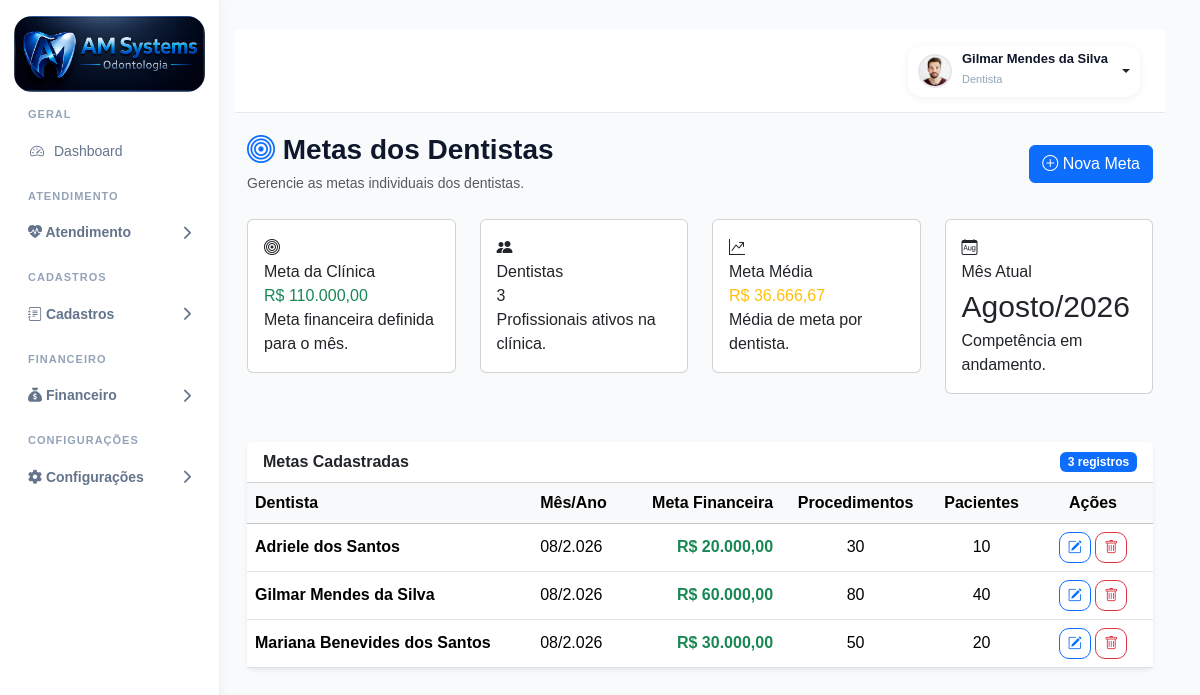
Page /metas-dentistas/ (signed in) on the committed database.
### accounts/models.py (models this page shows, shortened)
class PerfilUsuario(models.Model):
    usuario = models.OneToOneField(
        User,
        on_delete=models.CASCADE,
        related_name="perfil"
    )
    perfil_acesso = models.ForeignKey(
        Perfil,
        on_delete=models.PROTECT,
        related_name="usuarios",
        verbose_name="Perfil de Acesso",
        blank=True,
        null=True
    )
    ADMIN = "admin"
    GESTOR = "gestor"
    DENTISTA = "dentista"
    SECRETARIA = "secretaria"
    ACD = "acd"
    CONTABILIDADE = "contabilidade"
    MARKETING = "marketing"
    AUDITORIA = "auditoria"
    TIPOS_USUARIO = [
        (ADMIN, "Administrador"),
        (GESTOR, "Gestor"),
        (DENTISTA, "Dentista"),
        (SECRETARIA, "Secretária"),
        (ACD, "Auxiliar de Saúde Bucal"),
        (CONTABILIDADE, "Contabilidade"),
        (MARKETING, "Marketing"),
        (AUDITORIA, "Auditoria"),
    ]
    tipo_usuario = models.CharField(
        max_length=30,
        choices=TIPOS_USUARIO,
        default=SECRETARIA
    )
    cro = models.CharField(
        max_length=20,
        blank=True,
        null=True
    )
    especialidade = models.CharField(
        max_length=100,
        blank=True,
        null=True
    )
    percentual_comissao = models.DecimalField(
        "Comissão (%)",
        max_digits=5,
        decimal_places=2,
        default=40.00,
        help_text="Percentual de comissão do dentista."
    )
    meta_mensal = models.DecimalField(
        "Meta Mensal (R$)",
        max_digits=10,
        decimal_places=2,
        default=0.00,
        help_text="Meta mensal de produção do dentista."
    )
    telefone = models.CharField(
        max_length=20,
        blank=True,
        null=True
    )
    celular = models.CharField(
        max_length=20,
        blank=True,
        null=True
    )
    cpf = models.CharField(
        max_length=14,
        blank=True,
        null=True
    )
    rg = models.CharField(
        max_length=20,
        blank=True,
        null=True
    )
    data_nascimento = models.DateField(
        blank=True,
        null=True
    )
    sexo = models.CharField(
        max_length=20,
        blank=True,
        null=True
    )
    foto = models.ImageField(
        upload_to="usuarios/fotos/",
        blank=True,
        null=True
    )
    assinatura = models.ImageField(
        upload_to="usuarios/assinaturas/",
        blank=True,
        null=True
    )
    cep = models.CharField(
        max_length=10,
        blank=True,
        null=True
    )
    logradouro = models.CharField(
        max_length=255,
        blank=True,
        null=True
    )
    numero = models.CharField(
        max_length=20,
        blank=True,
        null=True
    )
    complemento = models.CharField(
        max_length=100,
        blank=True,
        null=True
    )
    bairro = models.CharField(
        max_length=100,
        blank=True,
        null=True
    )
    cidade = models.CharField(
        max_length=100,
        blank=True,
        null=True
    )
    uf = models.CharField(
        max_length=2,
        blank=True,
        null=True
    )
    cro_uf = models.CharField(
        max_length=2,
        blank=True,
        null=True
    )
    ativo = models.BooleanField(
        default=True
    )
    somente_leitura = models.BooleanField(
        default=False
    )
    criado_em = models.DateTimeField(
        auto_now_add=True
    )
    atualizado_em = models.DateTimeField(
        auto_now=True
    )

class MetaDentista(models.Model):
    dentista = models.ForeignKey(
        PerfilUsuario,
        on_delete=models.CASCADE,
        limit_choices_to={
            "tipo_usuario": PerfilUsuario.DENTISTA,
            "ativo": True,
        },
        verbose_name="Dentista"
    )
    ano = models.PositiveIntegerField(
        "Ano"
    )
    mes = models.PositiveIntegerField(
        "Mês"
    )
    meta_financeira = models.DecimalField(
        "Meta Financeira",
        max_digits=12,
        decimal_places=2,
        default=0
    )
    meta_procedimentos = models.PositiveIntegerField(
        "Meta de Procedimentos",
        default=0
    )
    meta_pacientes = models.PositiveIntegerField(
        "Meta de Novos Pacientes",
        default=0
    )
    observacao = models.TextField(
        "Observação",
        blank=True
    )
    ativo = models.BooleanField(
        default=True
    )
    criado_em = models.DateTimeField(
        auto_now_add=True
    )
    class Meta:
        verbose_name = "Meta do Dentista"
        verbose_name_plural = "Metas dos Dentistas"
        ordering = ["-ano", "-mes", "dentista"]
        unique_together = (
            ("dentista", "ano", "mes"),
        )

### accounts/views.py (the view)
@login_required(login_url="/")
def metas_dentistas(request):
    metas = (
        MetaDentista.objects
        .select_related(
            "dentista",
            "dentista__usuario",
        )
        .order_by(
            "-ano",
            "-mes",
            "dentista__usuario__first_name",
        )
    )
    if request.method == "POST":
        form = MetaDentistaForm(request.POST)
        if form.is_valid():
            form.save()
            messages.success(
                request,
                "Meta cadastrada com sucesso."
            )
            return redirect("metas_dentistas")
        else:
            messages.error(
                request,
                "Não foi possível salvar a meta. Verifique os dados informados."
            )
    else:
        form = MetaDentistaForm()
    hoje = timezone.now()
    indicadores = metas.aggregate(
        meta_total=Sum("meta_financeira"),
        meta_media=Avg("meta_financeira"),
    )
    meta_total = indicadores["meta_total"] or Decimal("0.00")
    meta_media = indicadores["meta_media"] or Decimal("0.00")
    total_dentistas = (
        metas.values("dentista")
        .distinct()
        .count()
    )
    context = {
        "form": form,
        "metas": metas,
        "meta_total": meta_total,
        "meta_media": meta_media,
        "total_dentistas": total_dentistas,
        "mes_atual": hoje,
    }
    return render(
        request,
        "accounts/metas_dentistas.html",
        context,
    )

### accounts/templates/accounts/metas_dentistas.html (shortened to what this page needs)
{% extends 'accounts/base.html' %}
{% load static %}
{% block content %}
<div class="container-fluid">
    <div class="d-flex justify-content-between align-items-center mb-4">
        <div>
            <h3 class="fw-bold mb-1">
                <i class="bi bi-bullseye text-primary"></i>
                Metas dos Dentistas
            </h3>
            <small class="text-muted">
                Gerencie as metas individuais dos dentistas.
            </small>
        </div>
        <button
            class="btn btn-primary"
            data-bs-toggle="modal"
            data-bs-target="#modalMeta">
            <i class="bi bi-plus-circle"></i>
            Nova Meta
        </button>
    </div>
    {% include 'accounts/metas/_cards.html' %}
    <div class="card shadow-sm border-0">
        <div class="card-header bg-white d-flex justify-content-between align-items-center">
            <strong>
                Metas Cadastradas
            </strong>
            <span class="badge bg-primary">
                {{ metas|length }} registro{{ metas|length|pluralize }}
            </span>
        </div>
        <div class="table-responsive">
            <table class="table table-hover align-middle mb-0">
                <thead class="table-light">
                    <tr>
                        <th>Dentista</th>
                        <th>Mês/Ano</th>
                        <th class="text-end">Meta Financeira</th>
                        <th class="text-center">Procedimentos</th>
                        <th class="text-center">Pacientes</th>
                        <th class="text-center" width="120">Ações</th>
                    </tr>
                </thead>
                <tbody>
                    {% for meta in metas %}
                    <tr>
                        <td>
                            <strong>
                                {{ meta.dentista.usuario.get_full_name|default:meta.dentista.usuario.username }}
                            </strong>
                        </td>
                        <td>
                            {{ meta.mes|stringformat:"02d" }}/{{ meta.ano }}
                        </td>
                        <td class="text-end fw-bold text-success">
                            R$ {{ meta.meta_financeira|floatformat:2 }}
                        </td>
                        <td class="text-center">
                            {{ meta.meta_procedimentos }}
                        </td>
                        <td class="text-center">
                            {{ meta.meta_pacientes }}
                        </td>
                        <td class="text-center">
                            <a href="{% url 'editar_meta_dentista' meta.id %}"
                               class="btn btn-sm btn-outline-primary"
                               title="Editar">
                                <i class="bi bi-pencil-square"></i>
                            </a>
                            <a href="#"
                               class="btn btn-sm btn-outline-danger"
                               title="Excluir">
                                <i class="bi bi-trash"></i>
                            </a>
                        </td>
                    </tr>
                    {% endfor %}
                </tbody>
            </table>
        </div>
    </div>
</div>
{% endblock %}

### accounts/templates/accounts/base.html (shortened to what this page needs)
{% load static %}
{% load permissions_tags %}
<!DOCTYPE html>
<html lang="pt-br">
<head>
    <link href="https://cdn.jsdelivr.net/npm/bootstrap@5.3.3/dist/css/bootstrap.min.css" rel="stylesheet">
    <link rel="stylesheet" href="https://cdn.jsdelivr.net/npm/bootstrap-icons@1.11.3/font/bootstrap-icons.min.css">
    <link rel="stylesheet" href="https://cdnjs.cloudflare.com/ajax/libs/font-awesome/6.5.2/css/all.min.css">
    <link rel="stylesheet" href="{% static 'css/style.css' %}">
    <link rel="stylesheet" href="{% static 'css/pacientes.css' %}">
    <link rel="stylesheet" href="{% static 'css/odontograma.css' %}">
    <link rel="stylesheet" href="{% static 'css/anamnese.css' %}">
    <link rel="stylesheet" href="{% static 'css/ficha_clinica.css' %}">
    <link href="https://cdn.jsdelivr.net/npm/fullcalendar@6.1.15/index.global.min.css" rel="stylesheet">
</head>
<body>
    <div class="dashboard-wrapper">
        {% with perfil=request.user.perfil.tipo_usuario %}
        <aside class="sidebar">
            <div class="logo-area">
                <img src="{% static 'img/logo.png' %}" alt="Logo">
            </div>
<ul class="sidebar-menu">
    <div class="sidebar-section">
        GERAL
    </div>
    <li class="{% if 'dashboard' in request.path %}active{% endif %}">
        <a href="{% url 'dashboard' %}">
            <i class="bi bi-speedometer2"></i>
            <span>Dashboard</span>
        </a>
    </li>
<div class="sidebar-section">
    ATENDIMENTO
</div>
<li class="menu-group">
    <button class="menu-toggle">
        <span>
            <i class="bi bi-heart-pulse-fill"></i>
            Atendimento
        </span>
        <i class="fa-solid fa-chevron-right"></i>
    </button>
        {% possui_permissao request.user 'agenda' as pode_ver_agenda %}
        {% possui_permissao request.user 'pacientes' as pode_ver_pacientes %}
        {% possui_permissao request.user 'orcamentos' as pode_ver_orcamentos %}
        {% possui_permissao request.user 'relatorios' as pode_ver_relatorios %}
</li>
<div class="sidebar-section">
    CADASTROS
</div>
<li class="menu-group">
    <button class="menu-toggle">
        <span>
            <i class="bi bi-journal-text"></i>
            Cadastros
        </span>
        <i class="fa-solid fa-chevron-right"></i>
    </button>
        {% possui_permissao request.user 'procedimentos' as pode_ver_procedimentos %}
        {% possui_permissao request.user 'convenios' as pode_ver_convenios %}
</li>
{% possui_permissao request.user 'contas_pagar' as pode_contas_pagar %}
{% possui_permissao request.user 'contas_receber' as pode_contas_receber %}
{% possui_permissao request.user 'caixa' as pode_ver_caixa %}
{% if pode_contas_pagar or pode_contas_receber or pode_ver_caixa %}
<div class="sidebar-section">
    FINANCEIRO
</div>
<li class="menu-group">
    <button class="menu-toggle">
        <span>
            <i class="fa-solid fa-sack-dollar"></i>
            Financeiro
        </span>
        <i class="fa-solid fa-chevron-right"></i>
    </button>
       {% possui_permissao request.user "livro_caixa" "visualizar" as pode_ver_livro_caixa %}
</li>
{% endif %}
{% possui_permissao request.user 'fornecedores' as pode_ver_fornecedores %}
{% possui_permissao request.user 'produtos' as pode_ver_produtos %}
{% possui_permissao request.user 'compras' as pode_ver_compras %}
{% possui_permissao request.user 'estoque' as pode_ver_estoque %}
{% possui_permissao request.user 'movimentacoes_estoque' as pode_ver_movimentacoes %}
{% possui_permissao request.user 'produtos_criticos' as pode_ver_produtos_criticos %}
{% possui_permissao request.user 'lotes' as pode_ver_lotes %}
{% possui_permissao request.user 'marketing' as pode_marketing %}
{% possui_permissao request.user 'configuracao_clinica' as pode_configuracao_clinica %}
{% possui_permissao request.user 'metas_dentistas' as pode_metas_dentistas %}
{% possui_permissao request.user 'usuarios' as pode_usuarios %}
{% possui_permissao request.user 'perfis' as pode_perfis %}
{% if pode_configuracao_clinica or pode_metas_dentistas or pode_usuarios or pode_perfis %}
<div class="sidebar-section">
    CONFIGURAÇÕES
</div>
<li class="menu-group">
    <button class="menu-toggle">
        <span>
            <i class="fa-solid fa-gear"></i>
            Configurações
        </span>
        <i class="fa-solid fa-chevron-right"></i>
    </button>
</li>
{% endif %}
            </ul>
            {% endwith %}
        </aside>
        <main class="main-content">
            <div class="topbar">
                <div class="d-flex justify-content-end align-items-center">
                    {% if request.user.is_authenticated %}
                    <div class="dropdown">
                        <button class="btn profile-dropdown-btn dropdown-toggle" type="button" data-bs-toggle="dropdown"
                            aria-expanded="false">
                            {% if request.user.perfil.foto %}
                            <img src="{{ request.user.perfil.foto.url }}" alt="Foto" class="profile-avatar">
                            {% else %}
                            <div class="profile-avatar-placeholder"></div>
                            {% endif %}
                            <div class="text-start">
                                <div class="profile-user-name">
                                    {% if request.user.first_name and request.user.last_name %}
                                    {{ request.user.first_name }} {{ request.user.last_name }}
                                    {% elif request.user.first_name %}
                                    {{ request.user.first_name }}
                                    {% else %}
                                    {{ request.user.username }}
                                    {% endif %}
                                </div>
                                <small class="profile-user-role">
                                    {{ request.user.perfil.get_tipo_usuario_display }}
                                </small>
                            </div>
                        </button>
                    </div>
                    {% endif %}
                </div>
            </div>
            {% block content %}
            {% endblock %}
        </main>
    </div>
</body>
</html>

### rows in the picture
MetaDentista: dentista.usuario.get_full_name "Adriele dos Santos", mes "08", ano "2.026", meta_financeira "20.000,00", meta_procedimentos "30", meta_pacientes "10"
MetaDentista: dentista.usuario.get_full_name "Gilmar Mendes da Silva", mes "08", ano "2.026", meta_financeira "60.000,00", meta_procedimentos "80", meta_pacientes "40"
MetaDentista: dentista.usuario.get_full_name "Mariana Benevides dos Santos", mes "08", ano "2.026", meta_financeira "30.000,00", meta_procedimentos "50", meta_pacientes "20"

### other values in the picture
{{ request.user.first_name }} "Gilmar Mendes da Silva"
{{ request.user.perfil.get_tipo_usuario_display }} "Dentista"
{{ meta_total|default:0|floatformat:2 }} "110.000,00"
{{ total_dentistas|default:"0" }} "3"
{{ meta_media|default:0|floatformat:2 }} "36.666,67"
{{ metas|length }} "3"
